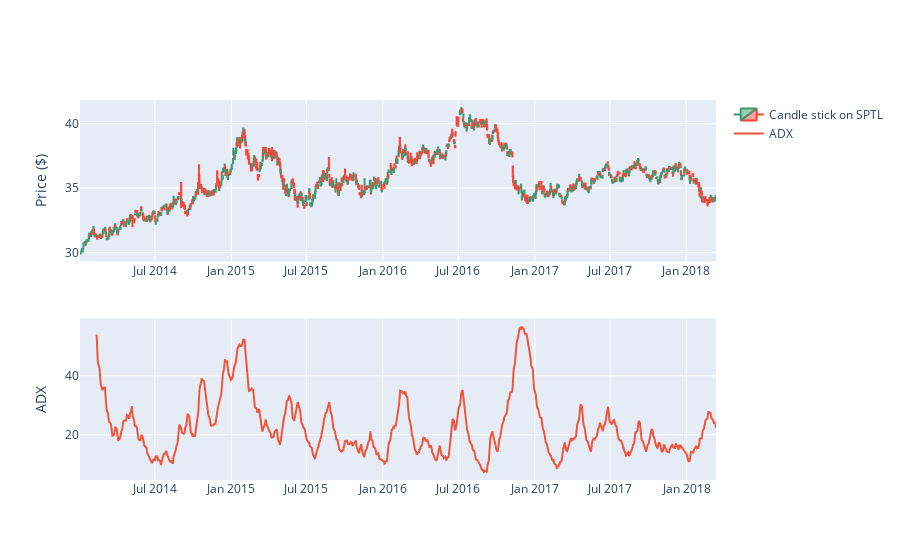

The cell this chart's notebook holds for it:
### Code cell
# ADX Indicator
adx = training_data.ta.adx(length=14, append=True)
rsi = training_data.ta.rsi()

# Create subplots with shared x-axis
fig = make_subplots(rows=2, cols=1)  # Only one column needed now

# Add candlestick trace
fig.add_trace(go.Candlestick(x=training_data['Date'],
                open=training_data['Open'],
                high=training_data['High'],
                low=training_data['Low'],
                close=training_data['Close'],
                name="Candle stick on SPTL"), row=1, col=1)

fig.update_layout(
    # title = "ADX Indicator on SPTL Training Data",
    xaxis_rangeslider_visible=False,
)

# Add traces
fig.add_trace(go.Scatter(x=training_data['Date'], y=adx['ADX_14'], name='ADX'), row=2, col=1)

# Update xaxis properties
fig.update_xaxes(title_text="Date", row=3, col=1)

# Update yaxis properties
fig.update_yaxes(title_text="Price ($)", row=1, col=1)
fig.update_yaxes(title_text="ADX", row=2, col=1)

# Update title and height
# fig.update_layout(title_text="ADX and candle stick on the SPTL training set", height=600)

fig.show()

### Figure 1 — Plotly figure (JSON) as saved in the notebook; plotly's stock layout.template omitted (floating-point values rounded to 4 significant figures; data arrays with more than 128 entries replaced by an {"elided": "..."} marker saying what was removed)
{"data": [{"close": {"elided": "1056 float values"}, "high": {"elided": "1056 float values"}, "low": {"elided": "1056 float values"}, "name": "Candle stick on SPTL", "open": {"elided": "1056 float values"}, "type": "candlestick", "x": {"elided": "1056 str values"}, "xaxis": "x", "yaxis": "y"}, {"name": "ADX", "type": "scatter", "x": {"elided": "1056 str values"}, "xaxis": "x2", "y": {"elided": "1056 float values"}, "yaxis": "y2"}], "layout": {"xaxis": {"anchor": "y", "domain": [0, 1], "rangeslider": {"visible": false}}, "xaxis2": {"anchor": "y2", "domain": [0, 1]}, "yaxis": {"anchor": "x", "domain": [0.575, 1], "title": {"text": "Price ($)"}}, "yaxis2": {"anchor": "x2", "domain": [0, 0.425], "title": {"text": "ADX"}}}}
